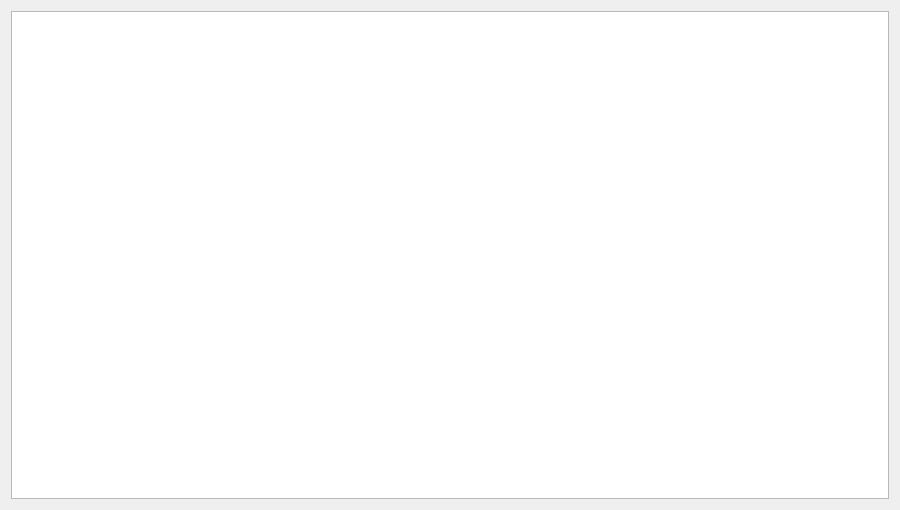
<?xml version="1.0" encoding="UTF-8"?>
<ui version="4.0">
 <class>TableView</class>
 <widget class="QDialog" name="TableView">
  <property name="geometry">
   <rect>
    <x>0</x>
    <y>0</y>
    <width>900</width>
    <height>510</height>
   </rect>
  </property>
  <property name="minimumSize">
   <size>
    <width>900</width>
    <height>510</height>
   </size>
  </property>
  <property name="maximumSize">
   <size>
    <width>900</width>
    <height>510</height>
   </size>
  </property>
  <property name="windowTitle">
   <string>Dialog</string>
  </property>
  <property name="styleSheet">
   <string notr="true">background-image: url(:/Database/background.jpg);</string>
  </property>
  <layout class="QVBoxLayout" name="verticalLayout">
   <item>
    <widget class="QTableView" name="tableView">
     <property name="layoutDirection">
      <enum>Qt::LeftToRight</enum>
     </property>
     <property name="styleSheet">
      <string notr="true">color: rgb(85, 255, 255);
font: 12pt &quot;MS Shell Dlg 2&quot;;</string>
     </property>
    </widget>
   </item>
  </layout>
 </widget>
 <resources/>
 <connections/>
</ui>
